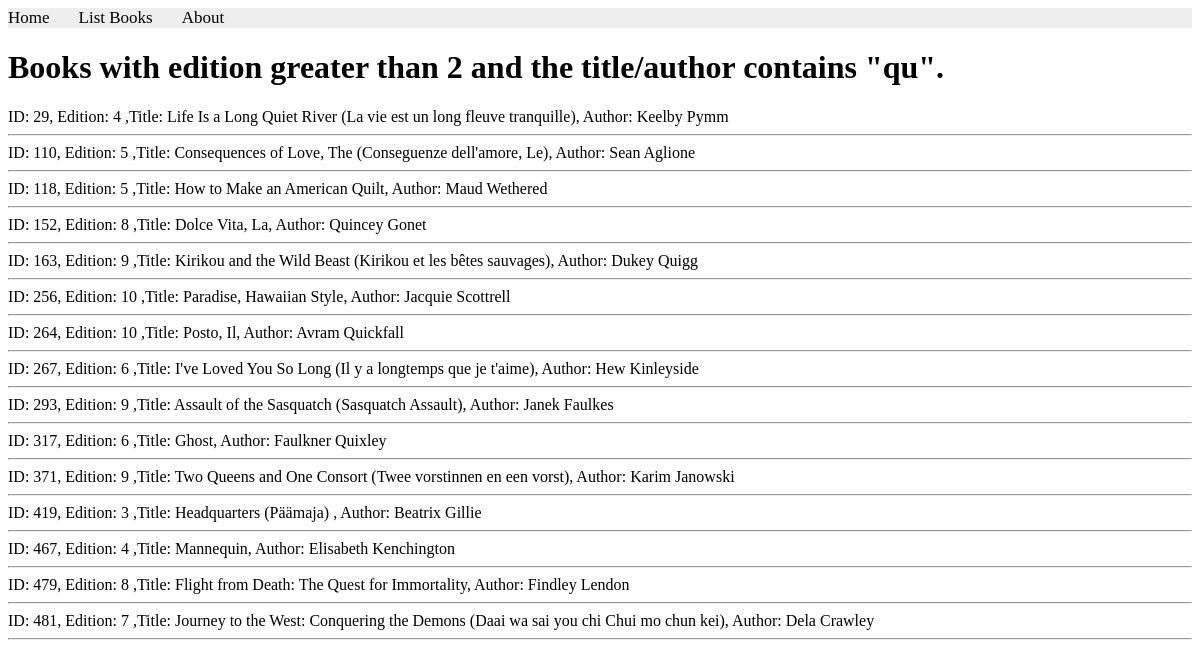
/books/lab8/task2, run on the app's committed database.
### apps/bookmodule/models.py (models this page shows)
class Book(models.Model):
    title = models.CharField(max_length= 50)
    author = models.CharField(max_length= 50)
    price = models.FloatField(default= 0.0)
    edition = models.SmallIntegerField(default= 1)

### apps/bookmodule/views.py (the view)
# urls.py: path('lab8/task2', views.task2, name='books.task2'),
def task2(request):
    mybook=Book.objects.filter(Q(edition__gt=2) & (Q(title__icontains='qu') | Q(author__icontains='qu')))
    return render(request, 'bookmodule/task2.html', {'books': mybook})

### apps/templates/bookmodule/task2.html (shortened to what this page needs)
{% extends "bookmodule/layouts/base.html" %}
{% load static %}
{% block content %}
    <h1>Books with edition greater than 2 and the title/author contains "qu".</h1>
    {% if books %}
        {% for book in books %}
            ID: {{book.id}}, Edition: {{book.edition}} ,Title: {{book.title}}, Author: {{book.author}}
            <hr>
        {% endfor %}
    {% else %}
        <p>No books found.</p>
    {% endif %}
{% endblock content %}

### data on the page
Book: id "29", edition "4", title "Life Is a Long Quiet River (La vie est un long fleuve tranquille)", author "Keelby Pymm"
Book: id "110", edition "5", title "Consequences of Love, The (Conseguenze dell'amore, Le)", author "Sean Aglione"
Book: id "118", edition "5", title "How to Make an American Quilt", author "Maud Wethered"
Book: id "152", edition "8", title "Dolce Vita, La", author "Quincey Gonet"
Book: id "163", edition "9", title "Kirikou and the Wild Beast (Kirikou et les bêtes sauvages)", author "Dukey Quigg"
Book: id "256", edition "10", title "Paradise, Hawaiian Style", author "Jacquie Scottrell"
Book: id "264", edition "10", title "Posto, Il", author "Avram Quickfall"
Book: id "267", edition "6", title "I've Loved You So Long (Il y a longtemps que je t'aime)", author "Hew Kinleyside"
Book: id "293", edition "9", title "Assault of the Sasquatch (Sasquatch Assault)", author "Janek Faulkes"
Book: id "317", edition "6", title "Ghost", author "Faulkner Quixley"
Book: id "371", edition "9", title "Two Queens and One Consort (Twee vorstinnen en een vorst)", author "Karim Janowski"
Book: id "419", edition "3", title "Headquarters (Päämaja)", author "Beatrix Gillie"
Book: id "467", edition "4", title "Mannequin", author "Elisabeth Kenchington"
Book: id "479", edition "8", title "Flight from Death: The Quest for Immortality", author "Findley Lendon"
Book: id "481", edition "7", title "Journey to the West: Conquering the Demons (Daai wa sai you chi Chui mo chun kei)", author "Dela Crawley"
